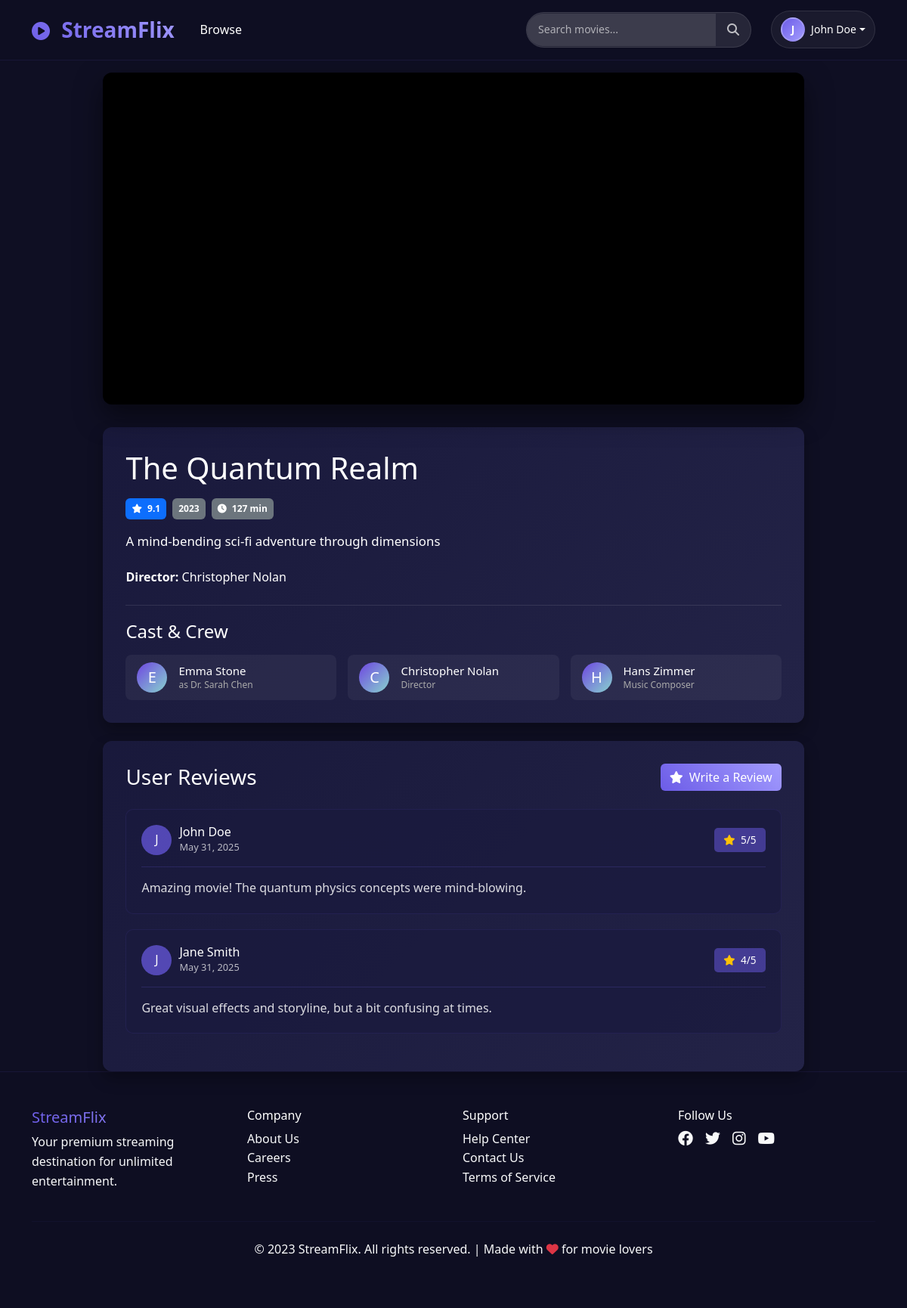
The page /pages/watch.php?id=1 (signed in) on the database its author committed.
### tables this page shows
CREATE TABLE movies (
    id INT PRIMARY KEY AUTO_INCREMENT,
    title VARCHAR(255) NOT NULL,
    description TEXT,
    director VARCHAR(100),
    release_year INT,
    duration_minutes INT,
    genre VARCHAR(100),
    rating DECIMAL(3,1) DEFAULT 0.0,
    poster_url VARCHAR(500),
    trailer_youtube_id VARCHAR(50),
    movie_url VARCHAR(500),
    language VARCHAR(50) DEFAULT 'English',
    subtitle_available BOOLEAN DEFAULT TRUE,
    is_featured BOOLEAN DEFAULT FALSE,
    view_count INT DEFAULT 0,
    created_at TIMESTAMP DEFAULT CURRENT_TIMESTAMP,
    updated_at TIMESTAMP DEFAULT CURRENT_TIMESTAMP ON UPDATE CURRENT_TIMESTAMP
);

CREATE TABLE movie_cast_crew (
    id INT PRIMARY KEY AUTO_INCREMENT,
    movie_id INT NOT NULL,
    person_id INT NOT NULL,
    role_in_movie VARCHAR(100),
    character_name VARCHAR(100),
    FOREIGN KEY (movie_id) REFERENCES movies(id) ON DELETE CASCADE,
    FOREIGN KEY (person_id) REFERENCES cast_crew(id) ON DELETE CASCADE
);

CREATE TABLE cast_crew (
    id INT PRIMARY KEY AUTO_INCREMENT,
    name VARCHAR(100) NOT NULL,
    role ENUM('actor', 'director', 'producer', 'writer') NOT NULL,
    profile_picture VARCHAR(255),
    bio TEXT,
    birth_date DATE,
    nationality VARCHAR(50),
    created_at TIMESTAMP DEFAULT CURRENT_TIMESTAMP
);

CREATE TABLE user_reviews (
    id INT PRIMARY KEY AUTO_INCREMENT,
    user_id INT NOT NULL,
    movie_id INT NOT NULL,
    rating INT CHECK (rating >= 1 AND rating <= 5),
    review_text TEXT,
    helpful_count INT DEFAULT 0,
    created_at TIMESTAMP DEFAULT CURRENT_TIMESTAMP,
    updated_at TIMESTAMP DEFAULT CURRENT_TIMESTAMP ON UPDATE CURRENT_TIMESTAMP,
    FOREIGN KEY (user_id) REFERENCES users(id) ON DELETE CASCADE,
    FOREIGN KEY (movie_id) REFERENCES movies(id) ON DELETE CASCADE,
    UNIQUE KEY unique_user_movie_review (user_id, movie_id)
);

CREATE TABLE users (
    id INT PRIMARY KEY AUTO_INCREMENT,
    username VARCHAR(50) UNIQUE NOT NULL,
    email VARCHAR(100) UNIQUE NOT NULL,
    password VARCHAR(255) NOT NULL,
    first_name VARCHAR(50) NOT NULL,
    last_name VARCHAR(50) NOT NULL,
    phone VARCHAR(20),
    country VARCHAR(50) DEFAULT 'Indonesia',
    profile_picture VARCHAR(255),
    is_active BOOLEAN DEFAULT TRUE,
    created_at TIMESTAMP DEFAULT CURRENT_TIMESTAMP,
    updated_at TIMESTAMP DEFAULT CURRENT_TIMESTAMP ON UPDATE CURRENT_TIMESTAMP
);

### pages/watch.php (the view, shortened to what this page needs)
<?php
require_once('../config/database.php');
$movieId = $_GET['id'];
$sql = "SELECT * FROM movies WHERE id = ?";
$stmt = $conn->prepare($sql);
$stmt->bind_param("i", $movieId);
$stmt->execute();
$result = $stmt->get_result();
$movie = $result->fetch_assoc();
$sql = "SELECT cc.name, cc.role, mcc.role_in_movie, mcc.character_name
        FROM cast_crew cc
        JOIN movie_cast_crew mcc ON cc.id = mcc.person_id
        WHERE mcc.movie_id = ?";
$stmt = $conn->prepare($sql);
$stmt->bind_param("i", $movieId);
$stmt->execute();
$castResult = $stmt->get_result();
$sql = "SELECT ur.*, u.username, u.first_name, u.last_name
        FROM user_reviews ur
        JOIN users u ON ur.user_id = u.id
        WHERE ur.movie_id = ?
        ORDER BY ur.created_at DESC";
$stmt = $conn->prepare($sql);
$stmt->bind_param("i", $movieId);
$stmt->execute();
$reviewsResult = $stmt->get_result();
?>
<!DOCTYPE html>
<html lang="en">
<head>
    <link href="https://cdn.jsdelivr.net/npm/bootstrap@5.3.0/dist/css/bootstrap.min.css" rel="stylesheet">
    <link rel="stylesheet" href="https://cdnjs.cloudflare.com/ajax/libs/font-awesome/6.4.0/css/all.min.css">
    <link rel="stylesheet" href="../assets/css/style.css">
    <link rel="stylesheet" href="../assets/css/watch.css">
</head>
<body>
    <?php include_once('../components/navbar.php'); ?>
    <div class="container-fluid mt-5 pt-5">
        <div class="row justify-content-center">
            <div class="col-lg-10">
                <div class="video-container">
                    <iframe
                        src="<?= $movie['movie_url'] ? $movie['movie_url'] . '?autoplay=1&controls=1&rel=0' : 'https://www.youtube.com/embed/' . $movie['trailer_youtube_id'] . '?autoplay=1&controls=1&rel=0' ?>"
                        title="<?= $movie['title'] ?>"
                        frameborder="0"
                        allow="accelerometer; autoplay; clipboard-write; encrypted-media; gyroscope; picture-in-picture"
                        allowfullscreen>
                    </iframe>
                </div>
                <div class="movie-info-panel">
                    <h1 class="mb-3"><?= $movie['title'] ?></h1>
                    <div class="movie-metadata">
                        <span class="badge bg-primary me-2 p-2"><i class="fas fa-star me-1"></i> <?= $movie['rating'] ?></span>
                        <span class="badge bg-secondary me-2 p-2"><?= $movie['release_year'] ?></span>
                        <span class="badge bg-secondary me-2 p-2"><i class="fas fa-clock me-1"></i> <?= $movie['duration_minutes'] ?> min</span>
                    </div>
                    <div class="movie-description">
                        <?= $movie['description'] ?>
                    </div>
                    <p><strong>Director:</strong> <?= $movie['director'] ?></p>
                    <?php if ($castResult->num_rows > 0): ?>
                    <div class="cast-crew-section mt-4">
                        <h4 class="mb-3">Cast & Crew</h4>
                        <div class="cast-list">
                            <?php
                            $castResult->data_seek(0);
                            while ($castMember = $castResult->fetch_assoc()):
                                $initial = substr($castMember['name'], 0, 1);
                            ?>
                                <div class="cast-card">
                                    <div class="cast-avatar"><?= $initial ?></div>
                                    <div class="cast-info">
                                        <h5><?= $castMember['name'] ?></h5>
                                        <p>
                                            <?php if (!empty($castMember['character_name'])): ?>
                                                as <?= $castMember['character_name'] ?>
                                            <?php else: ?>
                                                <?= $castMember['role_in_movie'] ?>
                                            <?php endif; ?>
                                        </p>
                                    </div>
                                </div>
                            <?php endwhile; ?>
                        </div>
                    </div>
                    <?php endif; ?>
                </div>
                <div class="movie-info-panel mt-4">
                    <div class="d-flex justify-content-between align-items-center mb-4">
                        <h3 class="mb-0">User Reviews</h3>
                        <button class="btn btn-primary-gradient" data-bs-toggle="modal" data-bs-target="#addReviewModal">
                            <i class="fas fa-star me-2"></i>Write a Review
                        </button>
                    </div>
                    <?php if ($reviewsResult->num_rows > 0): ?>
                        <?php while ($review = $reviewsResult->fetch_assoc()):
                            $reviewerName = $review['first_name'] . ' ' . $review['last_name'];
                            $reviewerInitial = substr($review['first_name'], 0, 1);
                            $reviewDate = date('M d, Y', strtotime($review['created_at']));
                        ?>
                            <div class="review-card">
                                <div class="review-header">
                                    <div class="reviewer">
                                        <div class="reviewer-avatar"><?= $reviewerInitial ?></div>
                                        <div class="reviewer-info">
                                            <h5><?= $reviewerName ?></h5>
                                            <p><?= $reviewDate ?></p>
                                        </div>
                                    </div>
                                    <div class="review-rating">
                                        <i class="fas fa-star text-warning me-1"></i> <?= $review['rating'] ?>/5
                                    </div>
                                </div>
                                <div class="review-text">
                                    <?= $review['review_text'] ?>
                                </div>
                            </div>
                        <?php endwhile; ?>
                    <?php else: ?>
                        <div class="alert alert-info">
                            <i class="fas fa-info-circle me-2"></i> No reviews yet. Be the first to review this movie!
                        </div>
                    <?php endif; ?>
                </div>
            </div>
        </div>
    </div>
    <?php include_once('../components/footer.php'); ?>
</body>
</html>

### assets/css/style.css (style rules this page uses)
* { margin: 0; padding: 0; box-sizing: border-box; }
body { font-family: 'Segoe UI', Tahoma, Geneva, Verdana, sans-serif; background-color: #0f0f23; color: #fff; min-height: 100vh; line-height: 1.6; }
:root { --primary-color: #6c5ce7; --secondary-color: #a29bfe; --dark-color: #0f0f23; --light-dark-color: #1a1a3e; --text-color: #ffffff; --text-secondary: #b2b2b2; --danger-color: #e74c3c; }
.btn-primary-gradient { background: linear-gradient(45deg, var(--primary-color), var(--secondary-color)); color: white; border: none; position: relative; overflow: hidden; z-index: 1; transition: all 0.3s ease; }
.btn-primary-gradient::before { content: ''; position: absolute; top: 0; left: -100%; width: 100%; height: 100%; background: linear-gradient(45deg, var(--secondary-color), var(--primary-color)); transition: all 0.3s ease; z-index: -1; }
.cast-crew-section { margin-top: 25px; border-top: 1px solid rgba(255, 255, 255, 0.1); padding-top: 20px; }
.cast-list { display: flex; flex-wrap: wrap; gap: 15px; margin-top: 15px; }
.cast-card { display: flex; align-items: center; background: rgba(255, 255, 255, 0.05); border-radius: 8px; padding: 10px 15px; width: calc(33.333% - 10px); transition: all 0.3s ease; }
.cast-avatar { width: 40px; height: 40px; border-radius: 50%; background: linear-gradient(135deg, #6e45e1, #88d3ce); display: flex; align-items: center; justify-content: center; font-size: 20px; color: white; margin-right: 15px; flex-shrink: 0; }
.cast-info { overflow: hidden; }
.cast-info h5 { margin: 0; font-size: 15px; white-space: nowrap; overflow: hidden; text-overflow: ellipsis; }
.cast-info p { margin: 0; font-size: 12px; color: #aaa; }
.review-card { background: rgba(26, 26, 62, 0.7); border-radius: 10px; padding: 20px; margin-bottom: 20px; border: 1px solid rgba(108, 92, 231, 0.1); }
.review-card::before { display: none; }
.review-header { display: flex; align-items: center; justify-content: space-between; margin-bottom: 15px; padding-bottom: 15px; border-bottom: 1px solid rgba(108, 92, 231, 0.2); position: relative; z-index: 1; }
.reviewer { display: flex; align-items: center; gap: 10px; }
.reviewer-avatar { width: 40px; height: 40px; border-radius: 50%; background: rgba(108, 92, 231, 0.7); display: flex; align-items: center; justify-content: center; color: white; font-weight: 500; font-size: 16px; }
.reviewer-info h5 { font-size: 1rem; margin-bottom: 0; color: white; }
.reviewer-info p { font-size: 0.8rem; color: rgba(255, 255, 255, 0.7); margin: 0; }
.review-rating { background: rgba(108, 92, 231, 0.5); padding: 5px 12px; border-radius: 5px; color: white; font-size: 0.85rem; }
.review-text { color: rgba(255, 255, 255, 0.85); font-size: 1rem; line-height: 1.6; }
html { scroll-behavior: smooth; }

### assets/css/watch.css (style rules this page uses)
.video-container { position: relative; width: 95%; max-width: 2000px; margin: 0 auto; padding-top: 45%; background-color: #000; box-shadow: 0 15px 35px rgba(0,0,0,0.5); border-radius: 12px; overflow: hidden; }
.video-container iframe { position: absolute; top: 0; left: 0; width: 100%; height: 100%; border: none; }
.movie-info-panel { background: linear-gradient(135deg, rgba(26, 26, 62, 0.9), rgba(40, 40, 80, 0.8)); border-radius: 12px; padding: 30px; margin: 30px auto 0; max-width: 2000px; width: 95%; box-shadow: 0 10px 20px rgba(0,0,0,0.3); }
.movie-metadata { display: flex; flex-wrap: wrap; align-items: center; margin-bottom: 15px; }
.movie-description { line-height: 1.7; font-size: 1.05rem; margin-bottom: 20px; }

### rows shown on the page
movies: title "The Quantum Realm", rating "9.1", release_year "2023", duration_minutes "127", description "A mind-bending sci-fi adventure through dimensions", director "Christopher Nolan"
movie_cast_crew: person.name "E", person.name "Emma Stone", character_name "Dr. Sarah Chen"
movie_cast_crew: person.name "C", person.name "Christopher Nolan", role_in_movie "Director"
movie_cast_crew: person.name "H", person.name "Hans Zimmer", role_in_movie "Music Composer"
user_reviews: user.first_name "J", user.last_name "John Doe", created_at "May 31, 2025", rating "5", review_text "Amazing movie! The quantum physics concepts were mind-blowing."
user_reviews: user.first_name "J", user.last_name "Jane Smith", created_at "May 31, 2025", rating "4", review_text "Great visual effects and storyline, but a bit confusing at times."

### other values the page prints
$userInitial "J"
$userName "John Doe"
